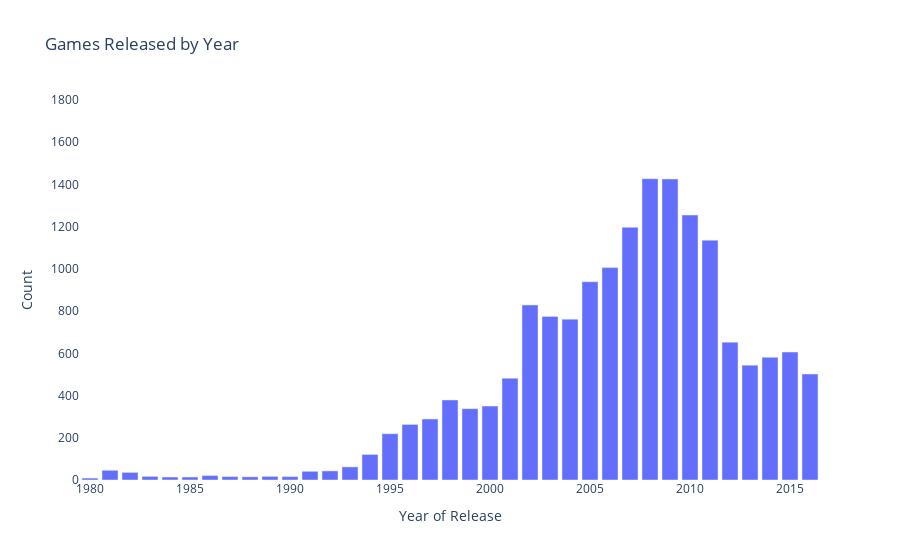

Notebook source saved alongside this figure:
### Code cell
# Create bar graph of video games released by year
year_bar = px.bar(games_by_year, x='year_of_release', y='name',
                  title='Games Released by Year', 
                  labels={'year_of_release':'Year of Release', 'name':'Count'})

year_bar.update_layout({
    'plot_bgcolor':'rgba(0, 0, 0, 0)',
    'paper_bgcolor':'rgba(0, 0, 0, 0)'
}) 

year_bar.update_xaxes(showgrid=False)
year_bar.update_yaxes(range=[0, 1800], showgrid=False) 


year_bar.show()

### Figure 1 — Plotly figure (JSON) as saved in the notebook; plotly's stock layout.template omitted (floating-point values rounded to 4 significant figures)
{"data": [{"alignmentgroup": "True", "hovertemplate": "Year of Release=%{x}<br>Count=%{y}<extra></extra>", "legendgroup": "", "marker": {"color": "#636efa", "pattern": {"shape": ""}}, "name": "", "offsetgroup": "", "orientation": "v", "showlegend": false, "textposition": "auto", "type": "bar", "x": [1980, 1981, 1982, 1983, 1984, 1985, 1986, 1987, 1988, 1989, 1990, 1991, 1992, 1993, 1994, 1995, 1996, 1997, 1998, 1999, 2000, 2001, 2002, 2003, 2004, 2005, 2006, 2007, 2008, 2009, 2010, 2011, 2012, 2013, 2014, 2015, 2016], "xaxis": "x", "y": [9, 46, 36, 17, 14, 14, 21, 16, 15, 17, 16, 41, 43, 62, 121, 219, 263, 289, 379, 338, 350, 482, 829, 775, 762, 939, 1006, 1197, 1427, 1426, 1255, 1136, 653, 544, 581, 606, 502], "yaxis": "y"}], "layout": {"barmode": "relative", "legend": {"tracegroupgap": 0}, "paper_bgcolor": "rgba(0, 0, 0, 0)", "plot_bgcolor": "rgba(0, 0, 0, 0)", "title": {"text": "Games Released by Year"}, "xaxis": {"anchor": "y", "domain": [0, 1], "showgrid": false, "title": {"text": "Year of Release"}}, "yaxis": {"anchor": "x", "domain": [0, 1], "range": [0, 1800], "showgrid": false, "title": {"text": "Count"}}}}
